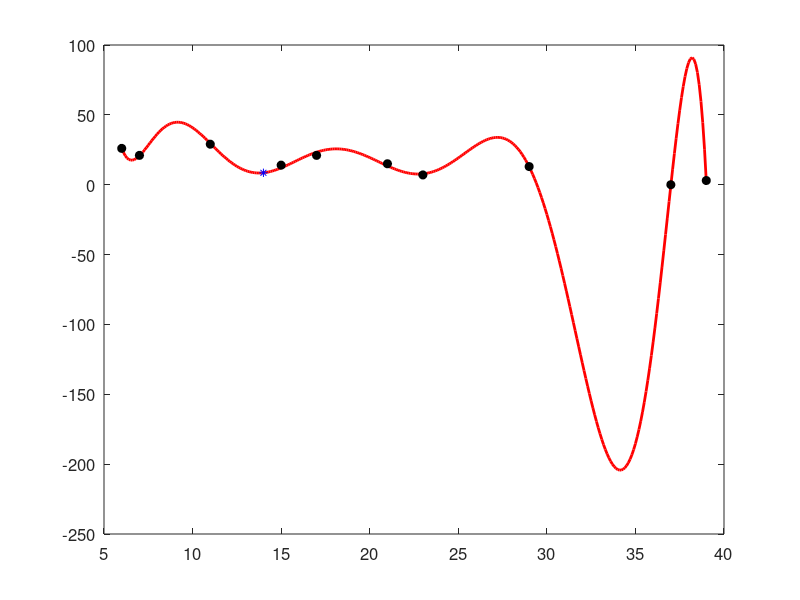

Here is the MATLAB script that generated this plot:
function atividade5()
clc;
xval=14;
m=9;
n=10;
x=[6,7,11,15,17,21,23,29,37,39];
y=[26,21,29,14,21,15,7,13,0,3];
if n>=m+1
   [a]=quadrados(x,y,m,n);
   A=a(:,1:(end-1));
   b=a(:,end);
   coef=inv(A)*b;
   f=polinomio(xval,coef);
   [r,r2]=coeficientesR(x,y,coef);
   plotGrafico(x,y,f,xval,coef)
   fprintf("A ordem:%i\n",m);
   fprintf("O valor do polinomio em x=14:%.6f\n",f);
   fprintf("O valor de r2:%f\n",r2);
   fprintf("O valor de r:%f\n",r);
   fprintf("O valor do polinomio:");
   for i=1:m+1
     fprintf("%.6f*x^%i+",coef(i),i-1);
   endfor
endif

endfunction

function [a]=quadrados(x,y,m,n)

for i=1:m+1
  for j=1:i
    k=i+j-2;
    soma=0;
    for l=1:n
      soma=soma+x(l)^k;
    endfor
    a(i,j)=soma;
    a(j,i)=soma;
  endfor
  soma=0;
  for l=1:n
    soma=soma+y(l)*x(l)^(i-1);
  endfor
  a(i,m+2)=soma;
endfor
 
endfunction
function [r,r2]=coeficientesR(x,y,coef)
    st=0;
    sr=0;
    for cont = 1:length(x)
      sr=sr+(y(cont)-polinomio(x(cont),coef))^2;
      st=st+(y(cont)-mean(y))^2;
    endfor
    r2=(st-sr)/st;
    r=sqrt(r2);
endfunction

function y=polinomio(xval,coef)
  y=0;
  for i=1:numel(coef)
    y=y+coef(i)*xval^(i-1)
  endfor
endfunction
  
function plotGrafico(x,y,f,xval,coef)
  aux1=x(1):0.1:x(end);
  aux2=zeros(size(aux1));
  for cont=1:numel(aux1)
    aux2(cont)=polinomio(aux1(cont),coef);
  endfor
  figure(1);
  plot(aux1,aux2,'linewidth',2,'color','r');
  hold on 
  plot(x,y,'o','markerfacecolor','k','color','k');
  hold on
  plot(xval,f,'*','markerfacecolor','k','color','b')
  hold off
  set(gca,'fontsize',12);
  
endfunction
